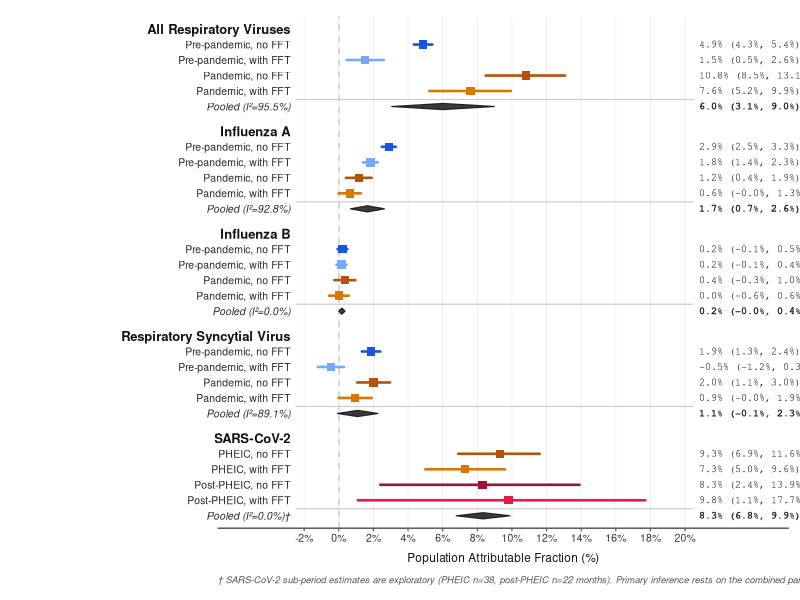

Recreate this plot in R.
# ============================================================
# Figure 3 – Forest plot: PAF for respiratory viruses
# Fisman et al. Population Attributable Mortality, Ontario
# ============================================================
# Requires: ggplot2, dplyr
# install.packages(c("ggplot2", "dplyr"))

library(ggplot2)
library(dplyr)

# ── 1. DerSimonian-Laird random-effects meta-analysis ───────
dl_meta <- function(par, lcl, ucl) {
  se   <- (ucl - lcl) / 3.919928
  vi   <- se^2
  wi   <- 1 / vi
  fe   <- sum(wi * par) / sum(wi)
  Q    <- sum(wi * (par - fe)^2)
  k    <- length(par)
  cc   <- sum(wi) - sum(wi^2) / sum(wi)
  tau2 <- max(0, (Q - (k - 1)) / cc)
  wr   <- 1 / (vi + tau2)
  pool <- sum(wr * par) / sum(wr)
  se_p <- sqrt(1 / sum(wr))
  I2   <- if (Q > 0) max(0, (Q - (k - 1)) / Q * 100) else 0
  list(pool = pool,
       lcl  = pool - 1.959964 * se_p,
       ucl  = pool + 1.959964 * se_p,
       I2   = I2,
       wi   = wr)
}

# ── 2. Colour palette ────────────────────────────────────────
pal <- c(
  pre_nofft  = "#1a56db",
  pre_fft    = "#76a9fa",
  pan_nofft  = "#b45309",
  pan_fft    = "#d97706",
  post_nofft = "#9f1239",
  post_fft   = "#e11d48",
  pooled     = "#1e1e1e"
)

# ── 3. Data ──────────────────────────────────────────────────
raw <- tribble(
  ~section,                       ~label,                    ~par,      ~lcl,      ~ucl,      ~colour,
  "All Respiratory Viruses",      "Pre-pandemic, no FFT",    0.048727,  0.043367,  0.054057,  "pre_nofft",
  "All Respiratory Viruses",      "Pre-pandemic, with FFT",  0.015305,  0.004546,  0.025948,  "pre_fft",
  "All Respiratory Viruses",      "Pandemic, no FFT",        0.108060,  0.084804,  0.130725,  "pan_nofft",
  "All Respiratory Viruses",      "Pandemic, with FFT",      0.076115,  0.052288,  0.099344,  "pan_fft",
  "Influenza A",                  "Pre-pandemic, no FFT",    0.028892,  0.024864,  0.032903,  "pre_nofft",
  "Influenza A",                  "Pre-pandemic, with FFT",  0.018211,  0.013891,  0.022512,  "pre_fft",
  "Influenza A",                  "Pandemic, no FFT",        0.011574,  0.004111,  0.018981,  "pan_nofft",
  "Influenza A",                  "Pandemic, with FFT",      0.006349, -0.000110,  0.012767,  "pan_fft",
  "Influenza B",                  "Pre-pandemic, no FFT",    0.002131, -0.000692,  0.004946,  "pre_nofft",
  "Influenza B",                  "Pre-pandemic, with FFT",  0.001533, -0.001355,  0.004411,  "pre_fft",
  "Influenza B",                  "Pandemic, no FFT",        0.003514, -0.002578,  0.009568,  "pan_nofft",
  "Influenza B",                  "Pandemic, with FFT",      0.000087, -0.005621,  0.005763,  "pan_fft",
  "Respiratory Syncytial Virus",  "Pre-pandemic, no FFT",    0.018650,  0.013308,  0.023962,  "pre_nofft",
  "Respiratory Syncytial Virus",  "Pre-pandemic, with FFT", -0.004529, -0.012104,  0.002990,  "pre_fft",
  "Respiratory Syncytial Virus",  "Pandemic, no FFT",        0.020157,  0.010622,  0.029599,  "pan_nofft",
  "Respiratory Syncytial Virus",  "Pandemic, with FFT",      0.009467, -0.000135,  0.018977,  "pan_fft",
  "SARS-CoV-2",                   "PHEIC, no FFT",           0.093000,  0.069000,  0.116000,  "pan_nofft",
  "SARS-CoV-2",                   "PHEIC, with FFT",         0.073000,  0.050000,  0.096000,  "pan_fft",
  "SARS-CoV-2",                   "Post-PHEIC, no FFT",      0.083000,  0.024000,  0.139000,  "post_nofft",
  "SARS-CoV-2",                   "Post-PHEIC, with FFT",    0.098000,  0.011000,  0.177000,  "post_fft"
)

# ── 4. Pooled estimates + RE weights ─────────────────────────
section_order <- c("All Respiratory Viruses", "Influenza A",
                   "Influenza B", "Respiratory Syncytial Virus", "SARS-CoV-2")

raw$weight  <- NA_real_
raw$is_pool <- FALSE
raw$is_title <- FALSE
pooled_rows <- list()

for (sec in section_order) {
  idx <- which(raw$section == sec)
  m   <- dl_meta(raw$par[idx], raw$lcl[idx], raw$ucl[idx])
  raw$weight[idx] <- m$wi
  exp_flag <- if (sec == "SARS-CoV-2") "\u2020" else ""
  pooled_rows[[sec]] <- tibble(
    section  = sec,
    label    = sprintf("Pooled (I\u00B2=%.1f%%)%s", m$I2, exp_flag),
    par      = m$pool, lcl = m$lcl, ucl = m$ucl,
    colour   = "pooled", weight = NA_real_,
    is_pool  = TRUE, is_title = FALSE
  )
}
pooled_df <- bind_rows(pooled_rows)

# ── 5. Build y layout (1 unit per row, 0.6 spacer between sections) ──
SPACER <- 0.6
layout_rows <- list()
y <- 0

for (sec in section_order) {
  # title
  y <- y + 1
  layout_rows[[length(layout_rows)+1]] <- tibble(
    y=y, section=sec, label=sec, par=NA, lcl=NA, ucl=NA,
    colour="pooled", weight=NA, is_pool=FALSE, is_title=TRUE
  )
  # data rows
  for (i in seq_len(sum(raw$section == sec))) {
    y <- y + 1
    layout_rows[[length(layout_rows)+1]] <-
      raw[raw$section == sec, ][i, ] %>% mutate(y=y, is_title=FALSE)
  }
  # pooled
  y <- y + 1
  layout_rows[[length(layout_rows)+1]] <-
    pooled_df[pooled_df$section == sec, ] %>% mutate(y=y, is_title=FALSE)
  if (sec != tail(section_order, 1)) y <- y + SPACER
}

layout <- bind_rows(layout_rows)
layout$colour_hex <- pal[layout$colour]
layout$colour_hex[is.na(layout$colour_hex)] <- "#1e1e1e"

# Fixed marker size for all data rows (CI width communicates precision)
layout$pt_size <- 2.5

# PAF label strings
layout <- layout %>% mutate(
  ci_label = if_else(
    !is_title & !is.na(par),
    sprintf("%.1f%% (%.1f%%, %.1f%%)", par*100, lcl*100, ucl*100),
    ""
  )
)

y_max <- max(layout$y) + 0.8
X_MIN <- -0.025; X_MAX <- 0.205

# ── 6. Diamond polygons for pooled rows ──────────────────────
diamond_df <- layout %>%
  filter(is_pool) %>%
  rowwise() %>%
  reframe(
    xd = c(max(lcl, X_MIN), par, min(ucl, X_MAX), par),
    yd = c(y,               y - 0.20, y,           y + 0.20),
    grp = section
  )

# Separator lines above pooled rows
sep_df <- layout %>% filter(is_pool) %>% mutate(y_sep = y - 0.45)

# ── 7. Plot ──────────────────────────────────────────────────
p <- ggplot() +

  # vertical null line
  geom_vline(xintercept = 0, linetype = "dashed",
             colour = "#999999", linewidth = 0.5) +

  # light x grid
  geom_vline(xintercept = seq(-0.02, 0.20, 0.02),
             colour = "#eeeeee", linewidth = 0.35) +

  # separator above pooled rows
  geom_segment(data = sep_df,
               aes(x = X_MIN, xend = X_MAX, y = y_sep, yend = y_sep),
               colour = "#cccccc", linewidth = 0.4) +

  # CI lines
  geom_segment(
    data = layout %>% filter(!is_pool, !is_title, !is.na(par)),
    aes(x     = pmax(lcl, X_MIN), xend = pmin(ucl, X_MAX),
        y     = y,                yend = y,
        colour = I(colour_hex)),
    linewidth = 0.9, lineend = "round") +

  # Square markers — size in mm, NOT mapped through scale
  geom_point(
    data = layout %>% filter(!is_pool, !is_title, !is.na(par)),
    aes(x = par, y = y, colour = I(colour_hex), size = pt_size),
    shape = 15, show.legend = FALSE) +

  scale_size_identity() +   # treat size values as literal mm

  # Pooled diamonds
  geom_polygon(data = diamond_df,
               aes(x = xd, y = yd, group = grp),
               fill = "#1e1e1e", colour = "#1e1e1e",
               linewidth = 0.4, alpha = 0.88) +

  # Row labels (left of plot, right-aligned)
  geom_text(data = layout %>% filter(!is_title),
            aes(x = X_MIN - 0.003, y = y, label = label,
                fontface = if_else(is_pool, "italic", "plain")),
            hjust = 1, size = 2.65, colour = "#2a2a2a") +

  # Section title labels (bold)
  geom_text(data = layout %>% filter(is_title),
            aes(x = X_MIN - 0.003, y = y, label = label),
            hjust = 1, size = 3.3, fontface = "bold",
            colour = "#111111") +

  # PAF text (right of plot)
  geom_text(data = layout %>% filter(!is_title, !is.na(par)),
            aes(x = X_MAX + 0.003, y = y, label = ci_label,
                fontface = if_else(is_pool, "bold", "plain")),
            hjust = 0, size = 2.55, colour = "#222222",
            family = "mono") +

  # Axes
  scale_x_continuous(
    limits = c(X_MIN - 0.045, X_MAX + 0.055),
    breaks = seq(-0.02, 0.20, 0.02),
    labels = function(x) paste0(round(x * 100), "%"),
    expand = c(0, 0)
  ) +
  scale_y_reverse(
    limits = c(y_max, 0.2),
    expand = c(0, 0)
  ) +
  coord_cartesian(clip = "off") +

  labs(
    x       = "Population Attributable Fraction (%)",
    caption = paste0(
      "\u2020 SARS-CoV-2 sub-period estimates are exploratory ",
      "(PHEIC n=38, post-PHEIC n=22 months). ",
      "Primary inference rests on the combined pandemic model."
    )
  ) +

  theme_classic(base_size = 9) +
  theme(
    # backgrounds explicitly white
    plot.background    = element_rect(fill = "white", colour = NA),
    panel.background   = element_rect(fill = "white", colour = NA),
    # y axis — hide everything
    axis.line.y        = element_blank(),
    axis.ticks.y       = element_blank(),
    axis.text.y        = element_blank(),
    axis.title.y       = element_blank(),
    # x axis
    axis.line.x        = element_line(linewidth = 0.5, colour = "#555555"),
    axis.ticks.x       = element_line(linewidth = 0.4, colour = "#555555"),
    axis.text.x        = element_text(size = 7.5, colour = "#333333"),
    axis.title.x       = element_text(size = 8.5, colour = "#111111",
                                      margin = margin(t = 6)),
    # no grid (we drew our own vlines)
    panel.grid         = element_blank(),
    # generous left margin for labels
    plot.margin        = margin(t = 12, r = 8, b = 10, l = 155),
    legend.position    = "none",
    plot.caption       = element_text(size = 6.8, colour = "#555555",
                                      hjust = 0, face = "italic",
                                      margin = margin(t = 8))
  )

# ── 8. Save ──────────────────────────────────────────────────
ggsave("figure3_forest_plot.png", plot = p,
       width = 12, height = 10.5, units = "in",
       dpi = 300, bg = "white")

message("Done — figure3_forest_plot.png saved.")
